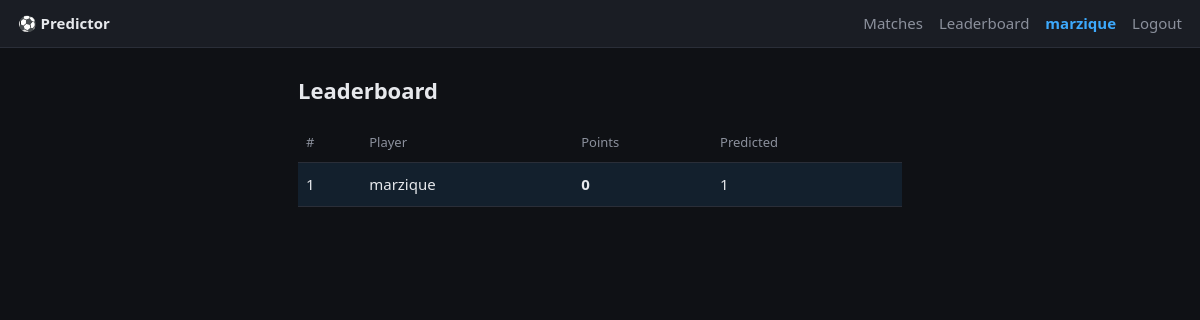
The app's page /leaderboard (signed in), older data.
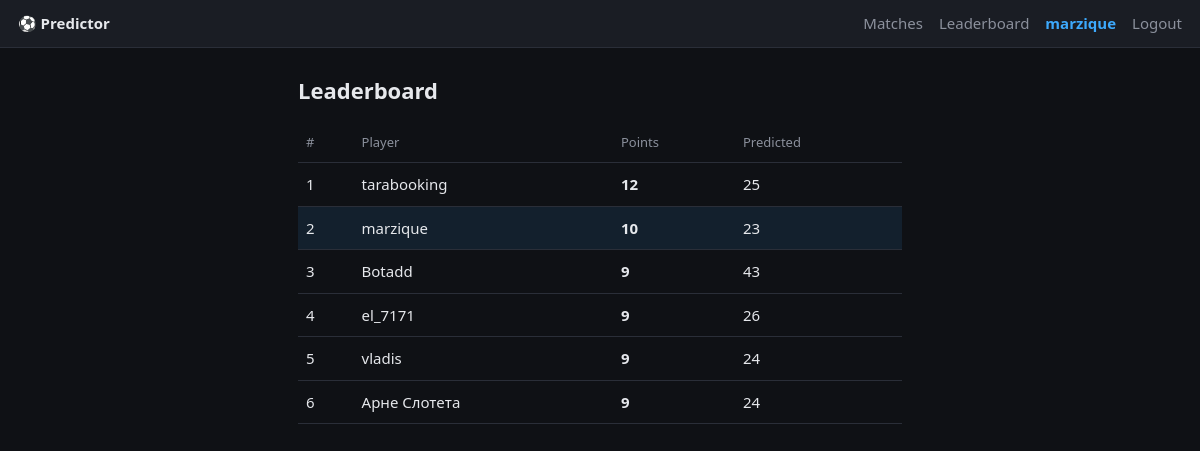
The same page, newer data.
### tables this page shows
CREATE TABLE users (
    id            INTEGER PRIMARY KEY AUTOINCREMENT,
    username      TEXT UNIQUE NOT NULL,
    password_hash TEXT NOT NULL,
    created_at    TEXT NOT NULL
);

### app.py (the view)
@app.get("/leaderboard", response_class=HTMLResponse)
async def leaderboard(request: Request):
    user = current_user(request)
    if not user:
        return RedirectResponse("/login", status_code=302)
    with connect() as conn:
        rows = fetch_leaderboard(conn)
    return render(request, "leaderboard.html", {"user": user, "rows": rows})

### templates/leaderboard.html (shortened to what this page needs)
{% extends "base.html" %}
{% block content %}
<h1>Leaderboard</h1>
<table class="board">
  <thead><tr><th>#</th><th>Player</th><th>Points</th><th>Predicted</th></tr></thead>
  <tbody>
  {% for r in rows %}
    <tr class="{{ 'me-row' if r['username'] == user['username'] else '' }}">
      <td>{{ loop.index }}</td>
      <td>{{ r["username"] }}</td>
      <td><b>{{ r["total"] }}</b></td>
      <td>{{ r["played"] }}</td>
    </tr>
  {% endfor %}
  </tbody>
</table>
{% endblock %}

### templates/base.html (shortened to what this page needs)
<!doctype html>
<html lang="en">
<head>
  <link rel="stylesheet" href="/static/style.css">
</head>
<body>
  <header>
    <a href="/" class="brand">⚽ Predictor</a>
    {% if user %}
    <nav>
      <a href="/">Matches</a>
      <a href="/leaderboard">Leaderboard</a>
      <span class="me">{{ user["username"] }}</span>
      <a href="/logout">Logout</a>
    </nav>
    {% endif %}
  </header>
  <main class="{% block main_class %}{% endblock %}">
    {% block content %}{% endblock %}
  </main>
</body>
</html>

### static/style.css (style rules this page uses)
:root { --bg: #0f1115; --card: #1a1d24; --line: #2a2e38; --fg: #e6e8ec; --muted: #8b909c; --accent: #3da9fc; --good: #4caf50; }
* { box-sizing: border-box; }
body { margin: 0; background: var(--bg); color: var(--fg); font: 15px/1.5 system-ui, -apple-system, Segoe UI, Roboto, sans-serif; }
header { display: flex; align-items: center; gap: 16px; padding: 12px 18px; border-bottom: 1px solid var(--line); background: var(--card); position: sticky; top: 0; z-index: 10; }
.brand { font-weight: 700; color: var(--fg); text-decoration: none; }
nav { margin-left: auto; display: flex; align-items: center; gap: 16px; }
nav a { color: var(--muted); text-decoration: none; }
nav .me { color: var(--accent); font-weight: 600; }
main { max-width: 640px; margin: 0 auto; padding: 18px; }
h1 { font-size: 22px; margin: 8px 0 16px; }
.board { width: 100%; border-collapse: collapse; }
.board th, .board td { text-align: left; padding: 10px 8px; border-bottom: 1px solid var(--line); }
.board th { color: var(--muted); font-weight: 500; font-size: 13px; }
.board .me-row { background: rgba(61,169,252,0.10); }

Row changes from the older to the newer data that the page shows:
computed for users "marzique": total "0" → "10"; played "1" → "23"
added users: username "tarabooking", total "12", played "25"
added users: username "Botadd", total "9", played "43"
added users: username "el_7171", total "9", played "26"
added users: username "vladis", total "9", played "24"
added users: username "Арне Слотета", total "9", played "24"
